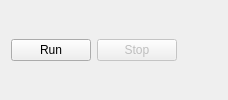
<?xml version="1.0" encoding="UTF-8"?>
<ui version="4.0">
 <class>Elpida::TaskBatchRunnerControlsView</class>
 <widget class="QWidget" name="Elpida::TaskBatchRunnerControlsView">
  <property name="windowTitle">
   <string>Form</string>
  </property>
  <layout class="QHBoxLayout" name="horizontalLayout">
   <item>
    <widget class="QPushButton" name="pbRun">
     <property name="text">
      <string>Run</string>
     </property>
    </widget>
   </item>
   <item>
    <widget class="QPushButton" name="pbStop">
     <property name="enabled">
      <bool>false</bool>
     </property>
     <property name="text">
      <string>Stop</string>
     </property>
    </widget>
   </item>
   <item>
    <spacer name="hsControls">
     <property name="orientation">
      <enum>Qt::Horizontal</enum>
     </property>
     <property name="sizeHint" stdset="0">
      <size>
       <width>40</width>
       <height>20</height>
      </size>
     </property>
    </spacer>
   </item>
  </layout>
 </widget>
 <resources/>
 <connections/>
</ui>
